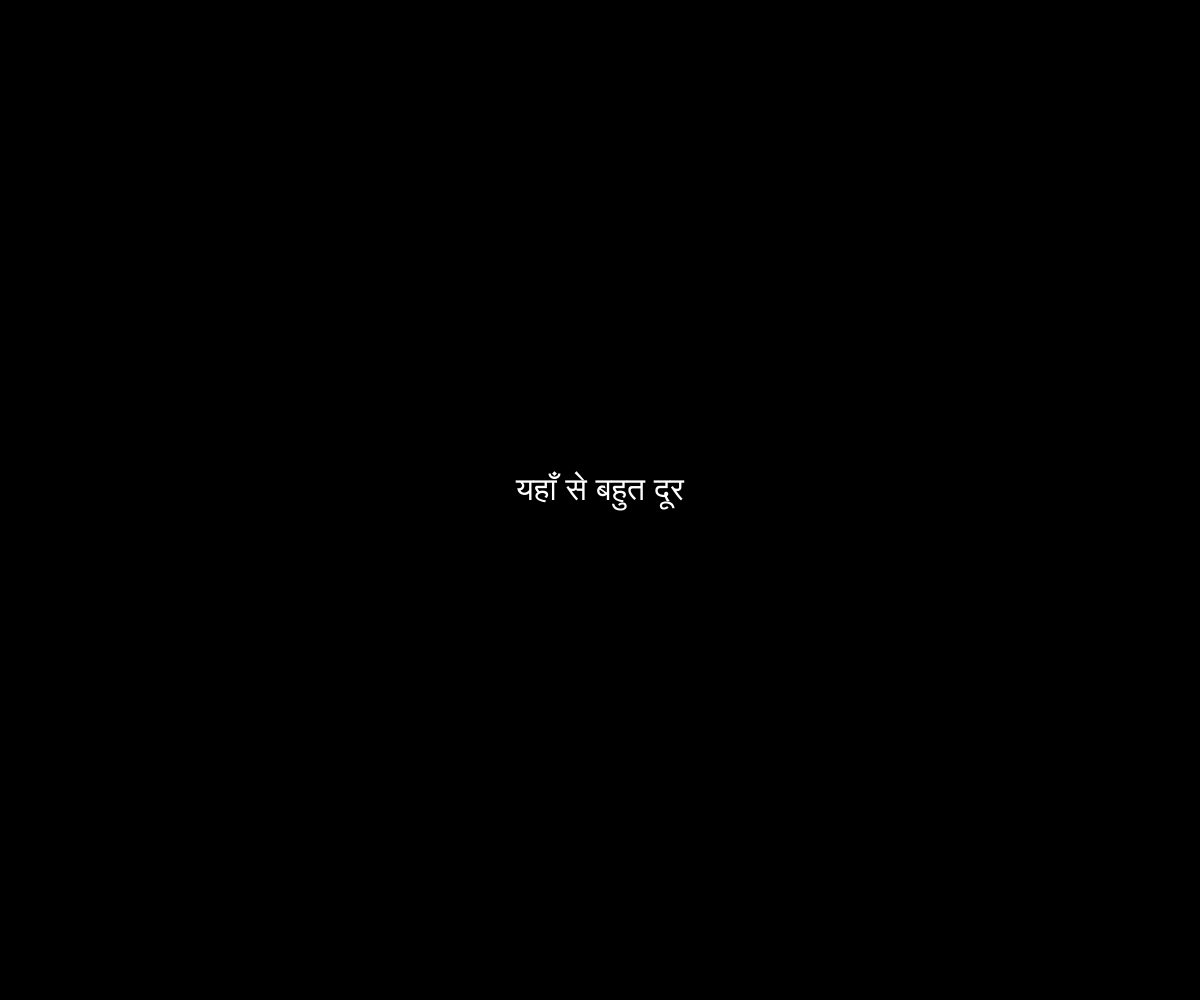
Frame 1 (no input)
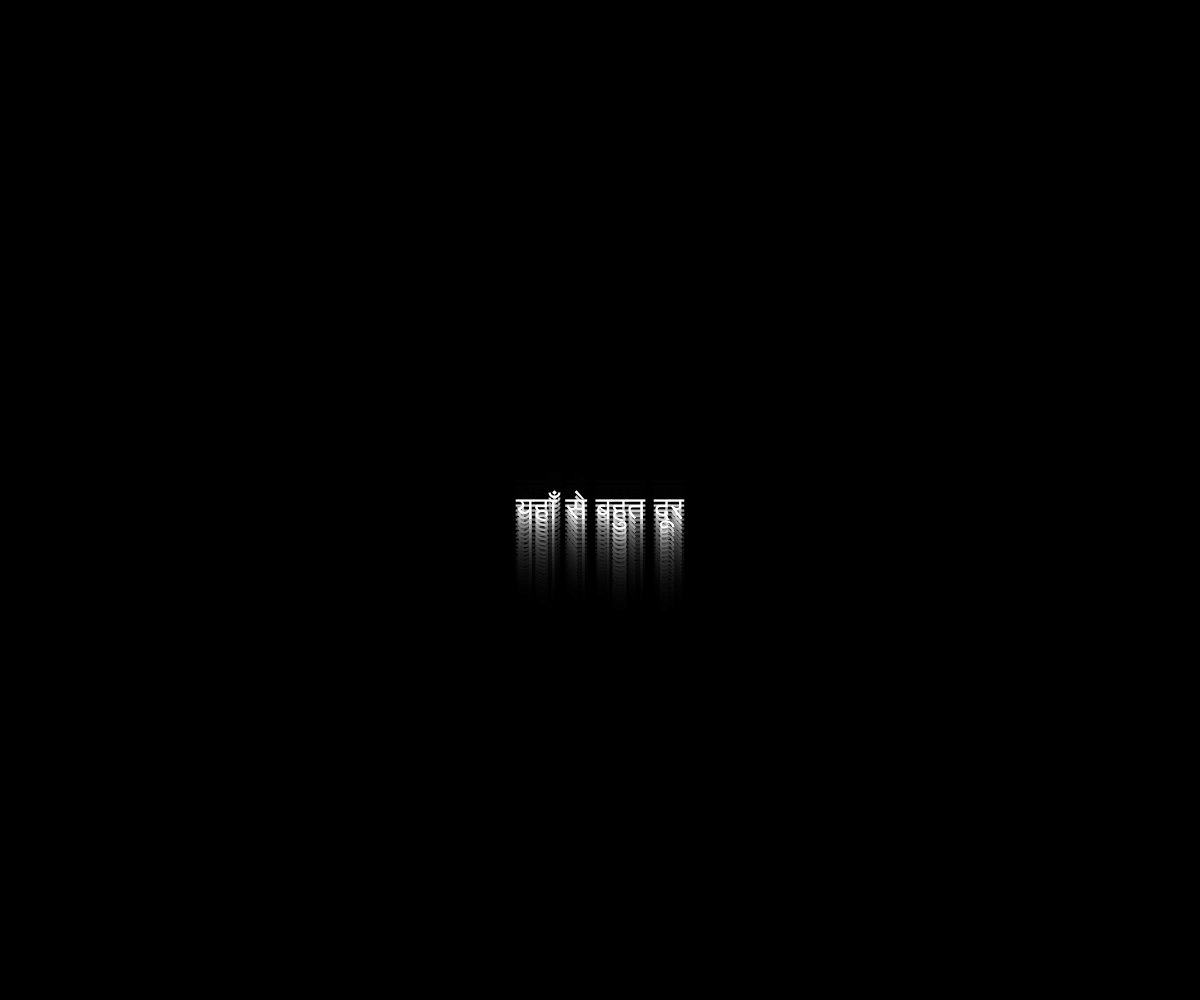
Frame 60 (no input)
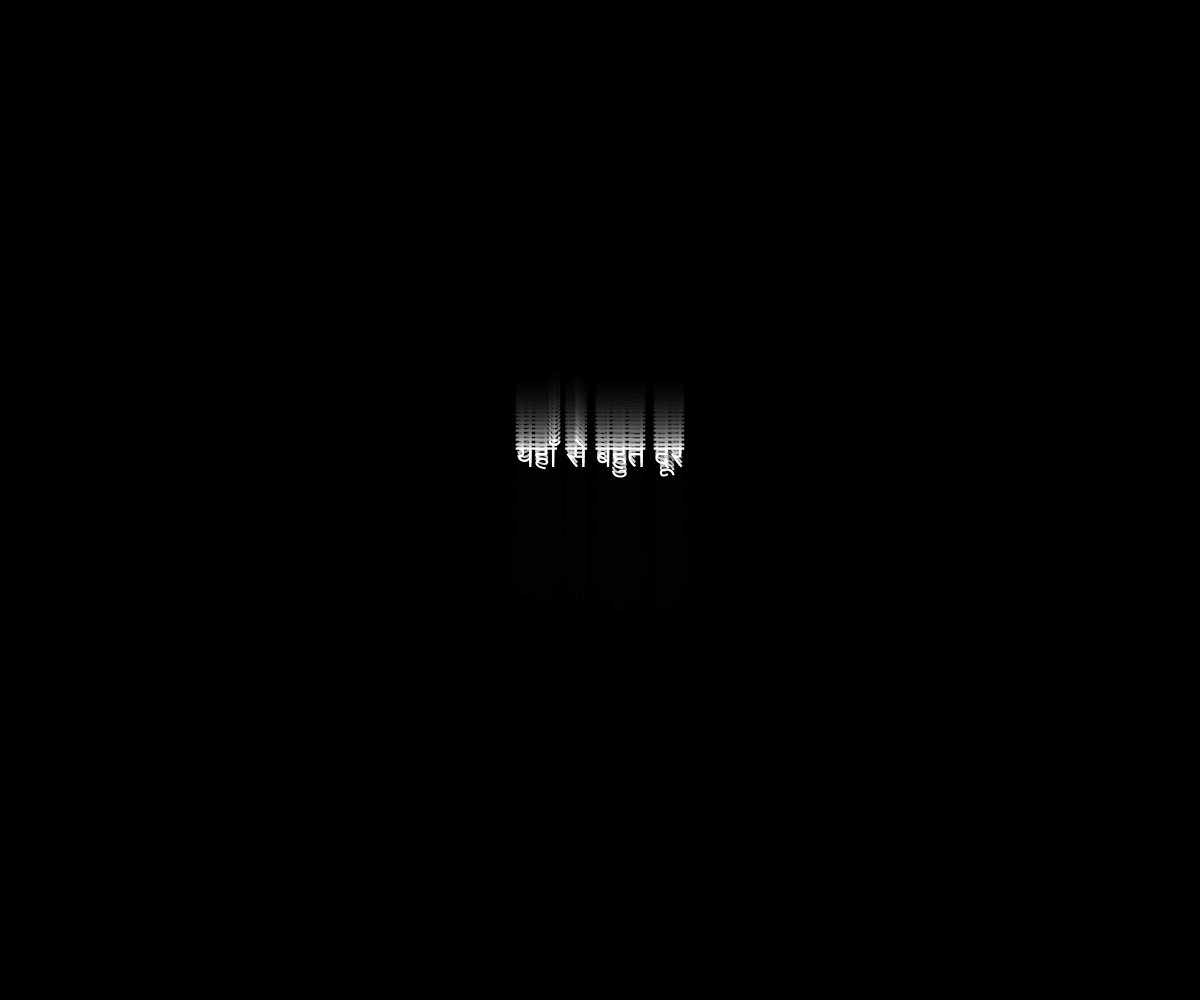
Frame 120 (the mouse pressed at the canvas centre since frame 60)

The p5.js sketch that drew these frames (run headless with seeded random() and noise() and a simulated clock; from frame 60 on, the mouse is pressed at the canvas centre):

// p5.js sketch
// ── sketch.js
let angle = 0;

function setup() {
  createCanvas(windowWidth, windowHeight);
  background(0);
  textSize(32);
  fill(255);
}

function draw() {
  background(0, 50); // Fade effect
  let x = width / 2;
  let y = height / 2 + sin(angle) * 100; // Wave motion
  textAlign(CENTER);
  text("यहाँ से बहुत दूर", x, y); 

  angle += 0.05; // Increment angle for the sine wave
  
}
